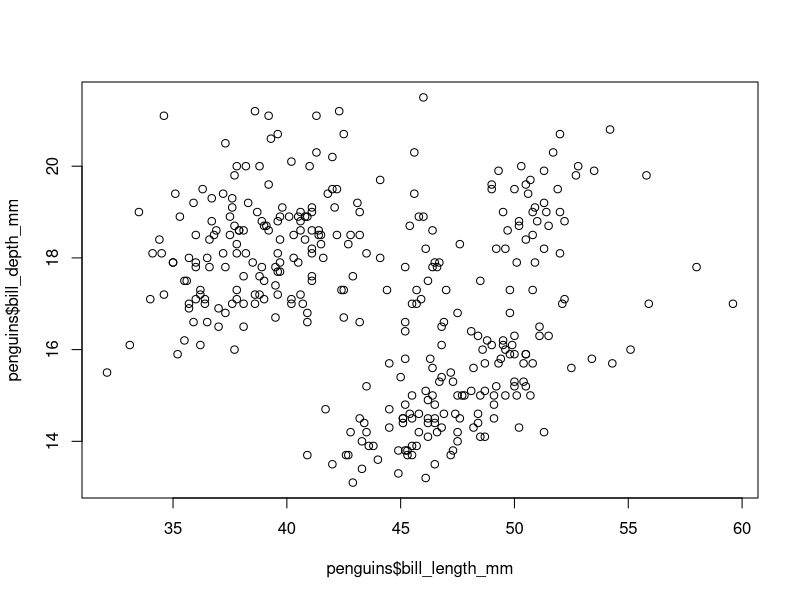

Here is the R script that generated this plot:
## ---- chunk 1
knitr::opts_chunk$set(echo = TRUE)


## ---- chunk 2

library("palmerpenguins")

palmerpenguins::penguins

##Get a descriptive summary of the penguins dataset
summary(penguins)

##Check how many columns does penguins dataset has?
head(penguins)

##Check how many rows does the penguins dataset has?
nrow(penguins)

Mean_Penguins <- mean(penguins, body_mass_g, na.rm = TRUE)
## ---- chunk 3
library("palmerpenguins")

plot(penguins$bill_length_mm,penguins$bill_depth_mm)

